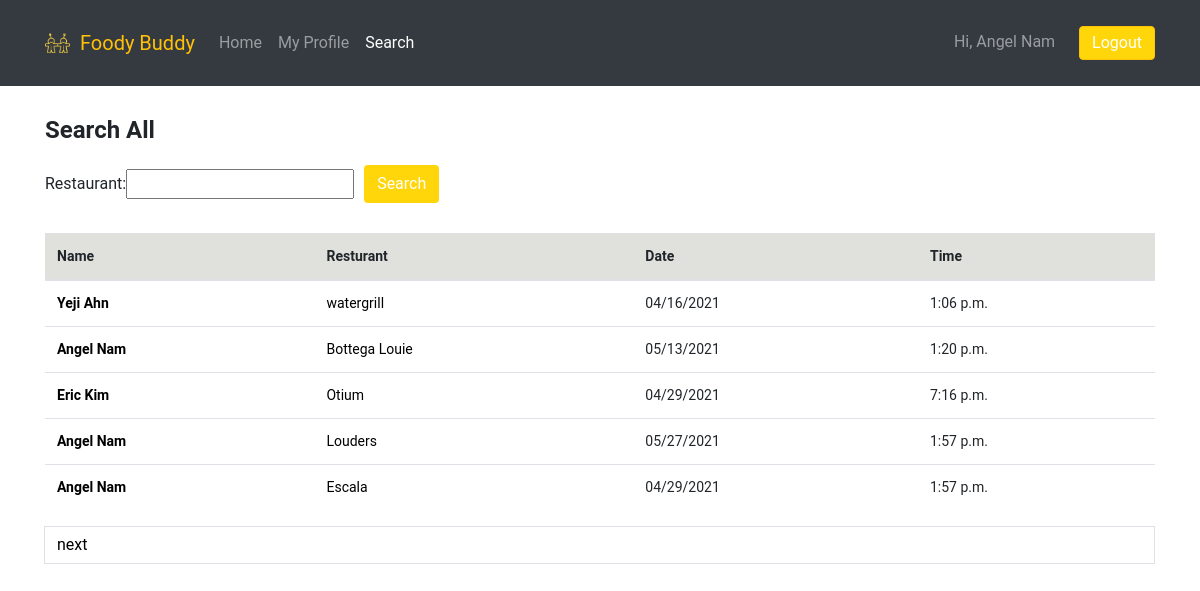
Screenshot of /dashboard/search (signed in) with the database file from the repository.
### foody_app/models.py (models this page shows)
class User(models.Model):
    first_name = models.CharField(max_length=255)
    last_name = models.CharField(max_length=255)
    email = models.EmailField(max_length=255)
    password = models.CharField(max_length=255)
    followers= models.ManyToManyField("self", symmetrical=False)
    created_at = models.DateField(auto_now_add=True)
    updated_at = models.DateField(auto_now=True)
    profile_pic = models.ImageField(null=True, blank=True, upload_to='images')
    objects = UserManager()

class Restaurant(models.Model):
    restaurant_name = models.CharField(max_length=45,blank=True)
    address = map_fields.AddressField(max_length=200)
    geolocation = map_fields.GeoLocationField(max_length=100)
    message = models.CharField(max_length=255)
    creator = models.ForeignKey(User, related_name="has_created_restaurant", on_delete=models.CASCADE)
    joined_by = models.ManyToManyField(User, related_name="join_restaurant")
    date = models.DateTimeField()
    time = models.TimeField(blank=True, null=True)
    created_at = models.DateField(auto_now_add=True)
    updated_at = models.DateField(auto_now=True)
    objects = RestaurantManager()

### foody_app/views.py (the view)
# urls.py: path('dashboard/search', views.search),
def search(request):
    restaurant_list = Restaurant.objects.all()
    myFilter = RestaurantFilter(request.GET,queryset=restaurant_list)
    restaurant_list=myFilter.qs
    paginator = Paginator(restaurant_list, 5)
    page_num = request.GET.get('page')
    page = paginator.get_page(page_num)
    context = {
        'all_restaurant': Restaurant.objects.all,
        'this_user': User.objects.get(id=request.session['user_id']),
        'page': page,
        'count': paginator.count,
        'myFilter':myFilter
        }
    return render(request, "search.html", context)

### foody_app/templates/search.html (shortened to what this page needs)
<!DOCTYPE html>
<html lang="en">
<head>
    <link href="https://stackpath.bootstrapcdn.com/bootstrap/4.5.0/css/bootstrap.min.css" rel="stylesheet">
    {% load static %}
    <link rel="stylesheet" href="{% static 'style.css' %}">
</head>
<body>
    <nav class="navbar navbar-expand-lg navbar-dark bg-dark">
        <div class="container">
            <img src="{% static 'logos.png' %}" width="25">
            <a class="navbar-brand text-warning" href="/dashboard">Foody Buddy</a>
            <div class="collapse navbar-collapse" id="navbarNav">
                <ul class="navbar-nav mr-auto">
                    <li class="nav-item">
                        <a class="nav-link" href="/dashboard">Home</a>
                    </li>
                    <li class="nav-item">
                    <a class="nav-link" href="/dashboard/profile/{{this_user.id}}">My Profile</a>
                    </li>
                    <li class="nav-item active">
                        <a class="nav-link" href="/dashboard/search">Search<span class="sr-only">(current)</span></a>
                    </li>
                </ul>
                <span class="navbar-text">
                    Hi, {{this_user.first_name}} {{this_user.last_name}}  <a href="/logout" role="button"
                        id="logout_button" class="btn btn-warning">Logout</a>
                </span>
            </div>
        </div>
    </nav>
    <div class="container">
        <h4><b> Search All</b></h4>
        <div class="search">
            <form class="form-inline my-2 my-lg-0" method="GET" >
                {{myFilter.form}}
                <div class="search_button">
                <button class="btn" type="submit"> Search </button>
                </div>
            </form>
        </div>
        <table class="table">
            <thead>
                <tr>
                    <th>Name</th>
                    <th>Resturant</th>
                    <th>Date</th>
                    <th>Time</th>
                </tr>
            </thead>
            <tbody class="tbody">
                {% for restaurant in page.object_list %}
                {% if restaurant in myFilter.qs%}
                <tr>
                    {% if restaurant.creator.id == this_user.id %}
                    <td><a href="/dashboard/profile/{{restaurant.creator.id}}"><b> {{restaurant.creator.first_name}} {{restaurant.creator.last_name}} </b></td>
                    {% else %}
                    <td><a href="/dashboard/user/{{restaurant.creator.id}}"><b>{{restaurant.creator.first_name}} {{restaurant.creator.last_name}}</b></td>
                    {%endif %}
                    <td><a href="/dashboard/{{restaurant.id}}">{{restaurant.restaurant_name}}</td>
                    <td>{{restaurant.date|date:"SHORT_DATE_FORMAT"}}</td>
                    <td>{{restaurant.time}}</td>
                </tr>
                {% endif %}
                {% endfor %}
            </tbody>
        </table>
        <div class="page-link">
            {% if page.has_next %}
                <a href="?page={{ page.next_page_number }}">next</a>
            {% endif %}
    </div>
    </div>
</body>
</html>

### foody_app/static/style.css (style rules this page uses)
* { font-family: 'Roboto', sans-serif; }
body { background-color: white; }
.navbar-brand { padding-left: 10px; color: #F8E16F; }
thead { background-color: #e0e1dd; }
a { color: black; }
.search_button { padding-left: 10px; }
.btn { background-color: #ffd60a; color: white; }
.search { padding-bottom: 10px; }
.container { padding-top: 10px; padding-bottom: 10px; }
#logout_button { margin-left: 20px; padding-top: 4px; padding-bottom: 4px; }
table { margin-top: 20px; font-size: 14px; }
h4 { margin-bottom: 20px ; margin-top: 20px ; }

### rows the page displays
User: first_name "Angel", last_name "Nam"
Restaurant: creator.first_name "Yeji", creator.last_name "Ahn", restaurant_name "watergrill", date "04/16/2021", time "1:06 p.m."
Restaurant: creator.first_name "Angel", creator.last_name "Nam", restaurant_name "Bottega Louie", date "05/13/2021", time "1:20 p.m."
Restaurant: creator.first_name "Eric", creator.last_name "Kim", restaurant_name "Otium", date "04/29/2021", time "7:16 p.m."
Restaurant: creator.first_name "Angel", creator.last_name "Nam", restaurant_name "Louders", date "05/27/2021", time "1:57 p.m."
Restaurant: creator.first_name "Angel", creator.last_name "Nam", restaurant_name "Escala", date "04/29/2021", time "1:57 p.m."
